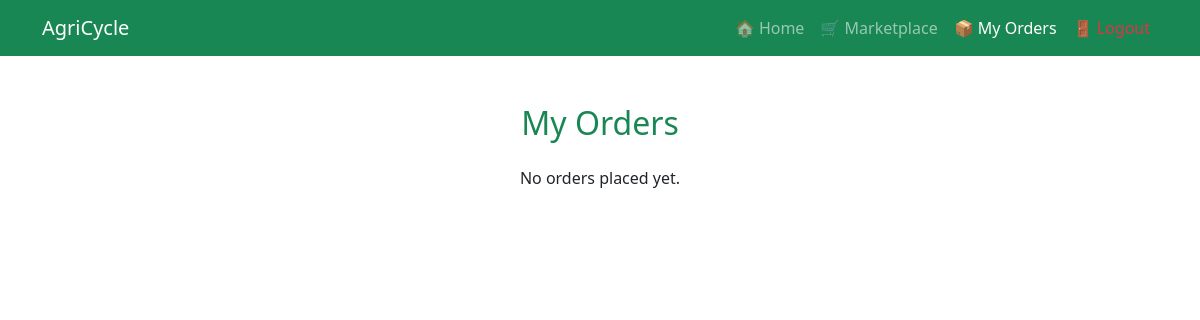
The page /orders.php (signed in) on the database as committed earlier.
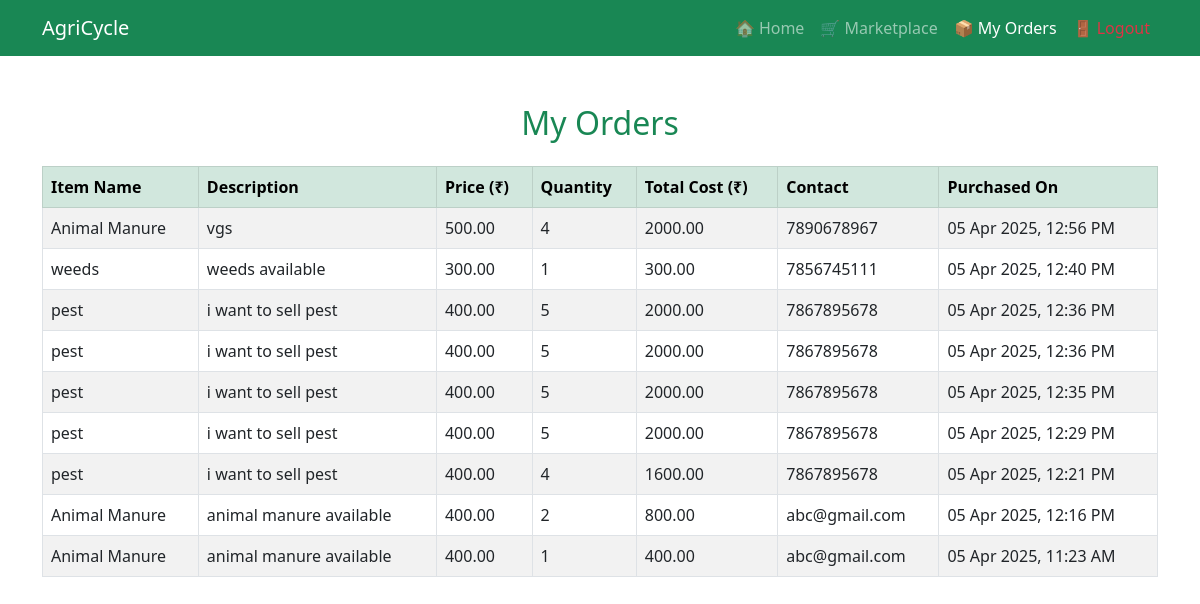
The same page on the database as committed later.
### tables this page shows
CREATE TABLE `orders` (
  `id` int(11) NOT NULL,
  `buyer_id` int(11) NOT NULL,
  `item_id` int(11) NOT NULL,
  `quantity` int(11) DEFAULT 1,
  `total_price` decimal(10,2) DEFAULT NULL,
  `created_at` timestamp NOT NULL DEFAULT current_timestamp()
);

CREATE TABLE `marketplace_items` (
  `id` int(11) NOT NULL,
  `user_id` int(11) NOT NULL,
  `item_name` varchar(255) NOT NULL,
  `description` text NOT NULL,
  `price` decimal(10,2) NOT NULL,
  `quantity` int(11) NOT NULL,
  `contact_info` varchar(255) NOT NULL,
  `created_at` timestamp NOT NULL DEFAULT current_timestamp()
);

### orders.php (the view, shortened to what this page needs)
<?php
include 'config/db_connect.php';
$buyer_id = $_SESSION['user_id'];
$query = "
    SELECT
        o.id AS order_id,
        o.quantity,
        o.total_price,
        o.created_at,
        m.item_name,
        m.description,
        m.price,
        m.contact_info
    FROM orders o
    JOIN marketplace_items m ON o.item_id = m.id
    WHERE o.buyer_id = $buyer_id
    ORDER BY o.created_at DESC
";
$result = mysqli_query($conn, $query);
$orders = mysqli_fetch_all($result, MYSQLI_ASSOC);
?>
<!DOCTYPE html>
<html lang="en">
<head>
    <link rel="stylesheet" href="marketplace/styles.css">
    <link rel="stylesheet" href="https://cdn.jsdelivr.net/npm/bootstrap@5.3.0/dist/css/bootstrap.min.css">
</head>
<body>
<nav class="navbar navbar-expand-lg navbar-dark bg-success">
  <div class="container">
    <a class="navbar-brand" href="index.php">AgriCycle</a>
    <div class="collapse navbar-collapse justify-content-end">
      <ul class="navbar-nav">
        <li class="nav-item">
            <a class="nav-link" href="dashboard/buyer_dashboard.php">🏠 Home</a>
        </li>
        <li class="nav-item">
            <a class="nav-link" href="marketplace/index.php">🛒 Marketplace</a>
        </li>
        <li class="nav-item">
            <a class="nav-link active" href="orders.php">📦 My Orders</a>
        </li>
        <li class="nav-item">
            <a class="nav-link text-danger" href="auth/logout.php">🚪 Logout</a>
        </li>
      </ul>
    </div>
  </div>
</nav>
<div class="container mt-5">
    <h2 class="text-center text-success mb-4">My Orders</h2>
    <?php if (empty($orders)): ?>
        <p class="text-center">No orders placed yet.</p>
    <?php else: ?>
        <div class="table-responsive">
            <table class="table table-bordered table-striped">
                <thead class="table-success">
                    <tr>
                        <th>Item Name</th>
                        <th>Description</th>
                        <th>Price (₹)</th>
                        <th>Quantity</th>
                        <th>Total Cost (₹)</th>
                        <th>Contact</th>
                        <th>Purchased On</th>
                    </tr>
                </thead>
                <tbody>
                    <?php foreach ($orders as $order): ?>
                        <tr>
                            <td><?= htmlspecialchars($order['item_name']) ?></td>
                            <td><?= htmlspecialchars($order['description']) ?></td>
                            <td><?= $order['price'] ?></td>
                            <td><?= $order['quantity'] ?></td>
                            <td><?= $order['total_price'] ?></td>
                            <td><?= htmlspecialchars($order['contact_info']) ?></td>
                            <td><?= date('d M Y, h:i A', strtotime($order['created_at'])) ?></td>
                        </tr>
                    <?php endforeach; ?>
                </tbody>
            </table>
        </div>
    <?php endif; ?>
</div>
</body>
</html>

Rows that differ between the two databases and show on the page:
added orders: marketplace_items.item_name "Animal Manure", marketplace_items.description "vgs", marketplace_items.price "500.00", quantity "4", total_price "2000.00", marketplace_items.contact_info "7890678967", created_at "05 Apr 2025, 12:56 PM"
added orders: marketplace_items.item_name "weeds", marketplace_items.description "weeds available", marketplace_items.price "300.00", quantity "1", total_price "300.00", marketplace_items.contact_info "7856745111", created_at "05 Apr 2025, 12:40 PM"
added orders: marketplace_items.item_name "pest", marketplace_items.description "i want to sell pest", marketplace_items.price "400.00", quantity "5", total_price "2000.00", marketplace_items.contact_info "7867895678", created_at "05 Apr 2025, 12:36 PM"
added orders: marketplace_items.item_name "pest", marketplace_items.description "i want to sell pest", marketplace_items.price "400.00", quantity "5", total_price "2000.00", marketplace_items.contact_info "7867895678", created_at "05 Apr 2025, 12:36 PM"
added orders: marketplace_items.item_name "pest", marketplace_items.description "i want to sell pest", marketplace_items.price "400.00", quantity "5", total_price "2000.00", marketplace_items.contact_info "7867895678", created_at "05 Apr 2025, 12:35 PM"
added orders: marketplace_items.item_name "pest", marketplace_items.description "i want to sell pest", marketplace_items.price "400.00", quantity "5", total_price "2000.00", marketplace_items.contact_info "7867895678", created_at "05 Apr 2025, 12:29 PM"
added orders: marketplace_items.item_name "pest", marketplace_items.description "i want to sell pest", marketplace_items.price "400.00", quantity "4", total_price "1600.00", marketplace_items.contact_info "7867895678", created_at "05 Apr 2025, 12:21 PM"
added orders: marketplace_items.item_name "Animal Manure", marketplace_items.description "animal manure available", marketplace_items.price "400.00", quantity "2", total_price "800.00", marketplace_items.contact_info "abc@gmail.com", created_at "05 Apr 2025, 12:16 PM"
added orders: marketplace_items.item_name "Animal Manure", marketplace_items.description "animal manure available", marketplace_items.price "400.00", quantity "1", total_price "400.00", marketplace_items.contact_info "abc@gmail.com", created_at "05 Apr 2025, 11:23 AM"
Other text that changed with them:
text no longer shown: "No orders placed yet."
text now shown: "Item Name Description Price (₹) Quantity Total Cost (₹) Contact Purchased On"
